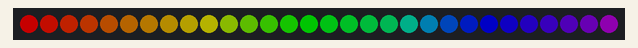
This sketch was run on a simulated Arduino Uno, built with avr-gcc and run on an emulated ATmega328P. On the bench: 30 RGB LEDs in strip order, left to right. Dim RGB values are drawn brighter than linear.

Above: at 0.15 s.
At 5.38 s:
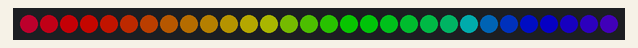
At 11.68 s:
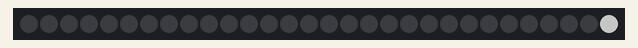
At 17.85 s:
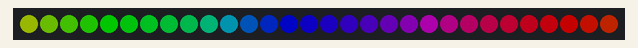
At 28.78 s:
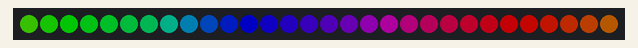
At 39.72 s:
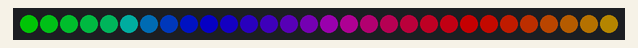

The sketch:

Rainbow_Color_Chase.ino
```cpp
#include <FastLED.h>

#define DATA_PIN    5
#define NUM_LEDS    30
#define BRIGHTNESS  96
#define LED_TYPE    WS2812B
#define COLOR_ORDER GRB

CRGB leds[NUM_LEDS];

void setup() {
  FastLED.addLeds<LED_TYPE, DATA_PIN, COLOR_ORDER>(leds, NUM_LEDS);
  FastLED.setBrightness(BRIGHTNESS);
  FastLED.clear(true);
}

void rainbowEffect() {
  static uint8_t hue = 0;

  fill_rainbow(leds, NUM_LEDS, hue, 7);
  FastLED.show();

  hue++;
  delay(20);
}

void colorChase(CRGB color) {
  for (int i = 0; i < NUM_LEDS; i++) {
    FastLED.clear();
    leds[i] = color;
    FastLED.show();
    delay(40);
  }
}

void loop() {
  // Rainbow animation
  for (int i = 0; i < 300; i++) {
    rainbowEffect();
  }

  // Color chase animations
  colorChase(CRGB::Red);
  colorChase(CRGB::Green);
  colorChase(CRGB::Blue);
  colorChase(CRGB::White);
}
```
